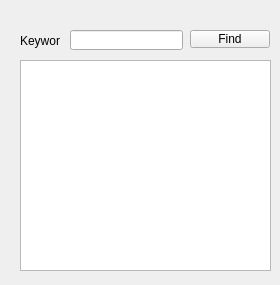
<?xml version="1.0" encoding="UTF-8"?>
<ui version="4.0">
 <class>TextFinder</class>
 <widget class="QWidget" name="TextFinder">
  <property name="geometry">
   <rect>
    <x>0</x>
    <y>0</y>
    <width>280</width>
    <height>285</height>
   </rect>
  </property>
  <property name="windowTitle">
   <string>TextFinder</string>
  </property>
  <widget class="QPushButton" name="findButton">
   <property name="geometry">
    <rect>
     <x>190</x>
     <y>30</y>
     <width>80</width>
     <height>18</height>
    </rect>
   </property>
   <property name="text">
    <string>Find</string>
   </property>
  </widget>
  <widget class="QLabel" name="label">
   <property name="geometry">
    <rect>
     <x>20</x>
     <y>30</y>
     <width>40</width>
     <height>21</height>
    </rect>
   </property>
   <property name="text">
    <string>Keyword:</string>
   </property>
  </widget>
  <widget class="QLineEdit" name="lineEdit">
   <property name="geometry">
    <rect>
     <x>70</x>
     <y>30</y>
     <width>113</width>
     <height>20</height>
    </rect>
   </property>
  </widget>
  <widget class="QTextEdit" name="textEdit">
   <property name="geometry">
    <rect>
     <x>20</x>
     <y>60</y>
     <width>251</width>
     <height>211</height>
    </rect>
   </property>
  </widget>
 </widget>
 <resources/>
 <connections/>
</ui>
